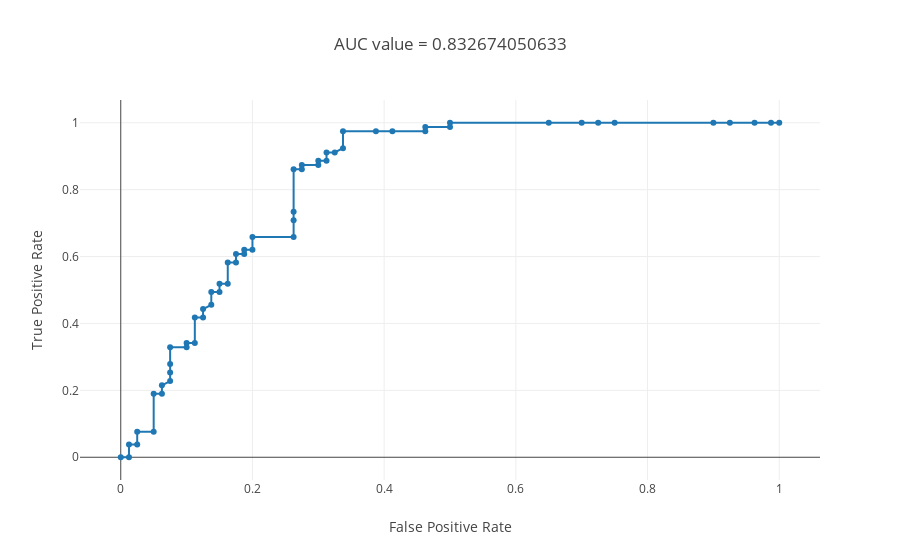

The cell this chart's notebook holds for it:
### Markdown cell above
GridSearch cannot improve the model.

### Code cell
y_pred_proba = clf5.predict_proba(X_test)[::,1]
fpr, tpr, _ = metrics.roc_curve(y_test,  y_pred_proba)
auc = metrics.roc_auc_score(y_test, y_pred_proba)

data_plot = [go.Scatter(
    x = fpr,
    y = tpr,
    mode = 'lines+markers',
    name = 'lines+markers'
)]


layout={
        'xaxis': {'title': 'False Positive Rate'},
        'yaxis': {'title': "True Positive Rate"},
        "title": 'AUC value = ' + str(auc)
    }

off.iplot({'data':data_plot,'layout':layout})

### Figure 1 — Plotly figure (JSON) as saved in the notebook; plotly's stock layout.template omitted (floating-point values rounded to 4 significant figures)
{"data": [{"mode": "lines+markers", "name": "lines+markers", "type": "scatter", "x": [0, 0.0125, 0.0125, 0.025, 0.025, 0.05, 0.05, 0.0625, 0.0625, 0.075, 0.075, 0.075, 0.075, 0.1, 0.1, 0.1125, 0.1125, 0.125, 0.125, 0.1375, 0.1375, 0.15, 0.15, 0.1625, 0.1625, 0.175, 0.175, 0.1875, 0.1875, 0.2, 0.2, 0.2625, 0.2625, 0.2625, 0.2625, 0.275, 0.275, 0.3, 0.3, 0.3125, 0.3125, 0.325, 0.3375, 0.3375, 0.3875, 0.4125, 0.4625, 0.4625, 0.5, 0.5, 0.65, 0.7, 0.725, 0.75, 0.9, 0.925, 0.9625, 0.9875, 1], "y": [0, 0, 0.03797, 0.03797, 0.07595, 0.07595, 0.1899, 0.1899, 0.2152, 0.2278, 0.2532, 0.2785, 0.3291, 0.3291, 0.3418, 0.3418, 0.4177, 0.4177, 0.443, 0.4557, 0.4937, 0.4937, 0.519, 0.519, 0.5823, 0.5823, 0.6076, 0.6076, 0.6203, 0.6203, 0.6582, 0.6582, 0.7089, 0.7342, 0.8608, 0.8608, 0.8734, 0.8734, 0.8861, 0.8861, 0.9114, 0.9114, 0.9241, 0.9747, 0.9747, 0.9747, 0.9747, 0.9873, 0.9873, 1, 1, 1, 1, 1, 1, 1, 1, 1, 1]}], "layout": {"title": "AUC value = 0.832674050633", "xaxis": {"title": "False Positive Rate"}, "yaxis": {"title": "True Positive Rate"}}}
